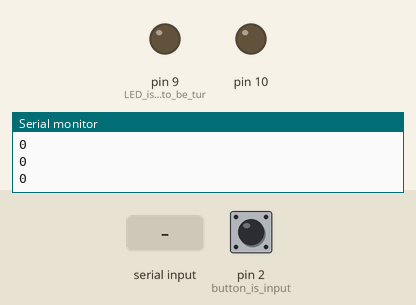
This sketch was run on a simulated Arduino Uno, built with avr-gcc and run on an emulated ATmega328P. Shown: output pins drawn as LEDs (lit = HIGH), the last lines printed to the serial monitor. Inputs (shaded band) come from the test bench; at power-on: pin 2 (button_is_input) HIGH.

Above: at 1.2 s.
1.3 s: pin 2 (button_is_input) pulled LOW for 0.15 s
At 1.38 s:
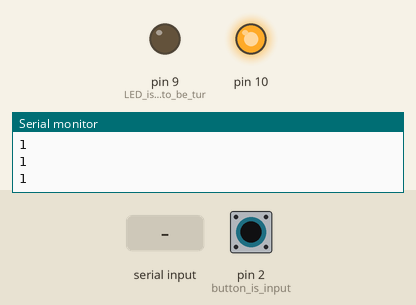
2.9 s: "1" received over Serial
At 4.1 s:
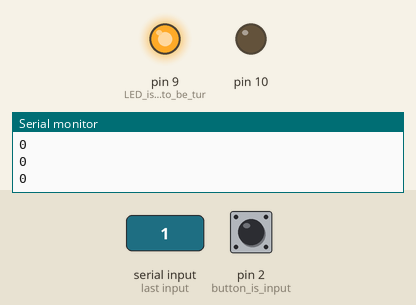
4.4 s: pin 2 (button_is_input) pulled LOW for 1 s
At 5.2 s:
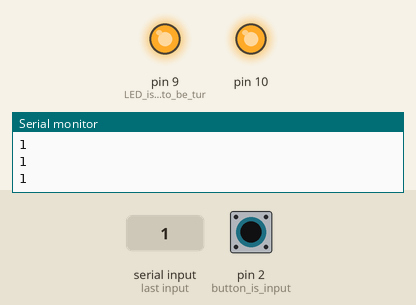
6.9 s: pin 2 (button_is_input) pulled LOW for 3.2 s
At 10.8 s:
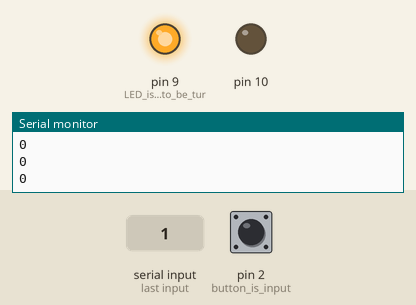
11.6 s: "0" received over Serial
At 12.9 s:
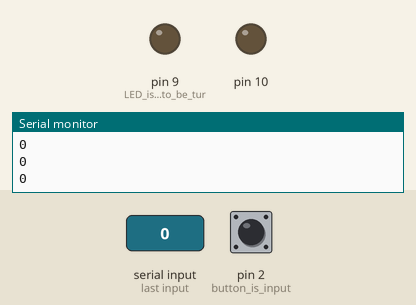
Timing chart, 0 to 14.1 s (numbered marks = the images above; inputs shaded):
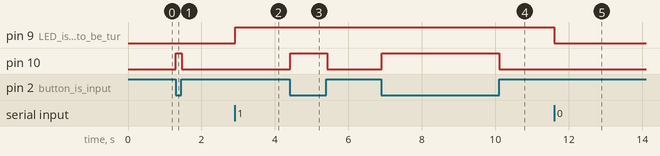

The sketch:

morse_sketch.ino
```cpp
char val; // Data received from the serial port
boolean ledState = LOW; //to toggle our LED

void setup() {
  // put your setup code here, to run once:
  Serial.begin(9600); //serial communication with Processing in this baud rate
  pinMode(2, INPUT_PULLUP);//button is input
  pinMode(9, OUTPUT);//LED is output - to be turned on.
  pinMode(10, OUTPUT);

}

void loop() {
  // put your main code here, to run repeatedly:
  int pusshed = digitalRead(2); //by default it is high
  if (pusshed == LOW) { //when pushed, when low, send voltage to pin 10
    digitalWrite(10, HIGH);
    Serial.println("1");
  } else {
    digitalWrite(10, LOW);
    Serial.println("0");
  }
  delay(10);
  if (Serial.available() > 0){ //if data is available to read
    val = Serial.read(); //read data and store it in val
    if (val == '1') {
        digitalWrite(9, HIGH);
      } else if (val == '0'){
        digitalWrite(9, LOW );
      }
    }
  delay(10);

}
```

Measured:
- after the input at 1.3 s, pin 10: LOW → HIGH at once, → LOW 0.16 s later
- after the input at 2.9 s, pin 9 (LED_is_output_-_to_be_tur): LOW → HIGH at once
- after the input at 4.4 s, pin 10: LOW → HIGH at once, → LOW 1.0 s later
- after the input at 6.9 s, pin 10: LOW → HIGH at once, → LOW 3.2 s later
- after the input at 11.6 s, pin 9 (LED_is_output_-_to_be_tur): HIGH → LOW at once
